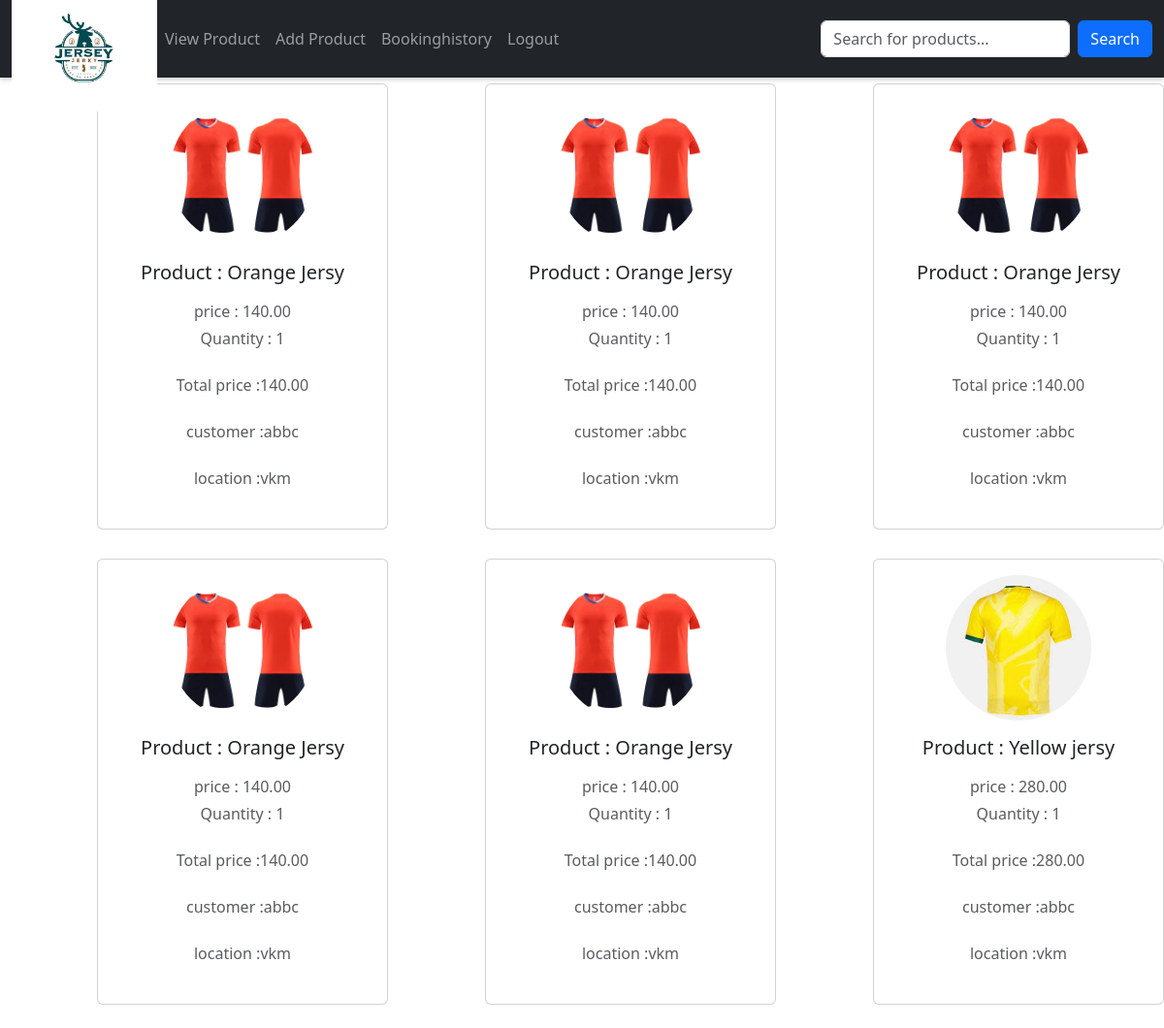
/bookinghistry/ (signed in), run on an earlier commit of the app's database.
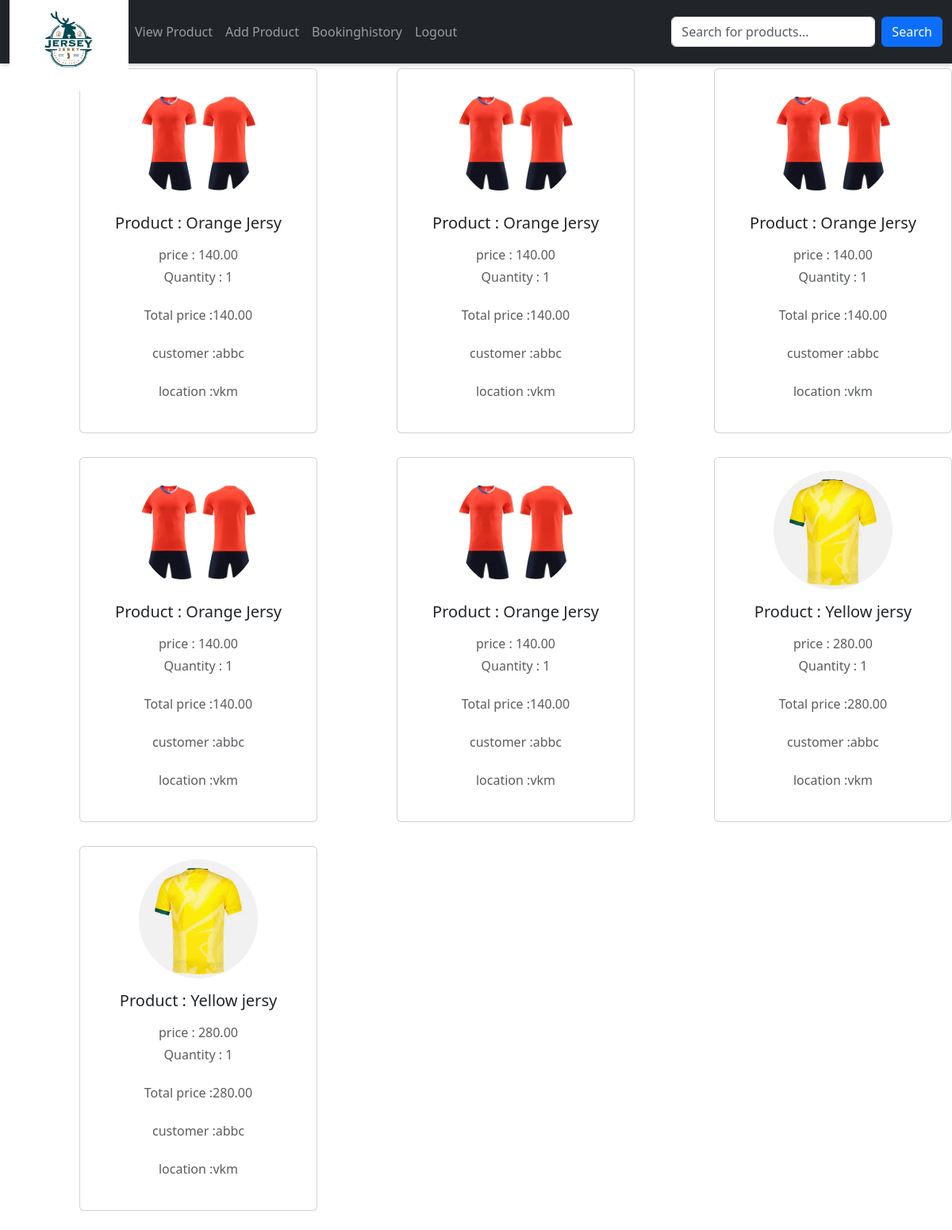
And on a later commit of the database.
### app/models.py (models this page shows, shortened)
class Buy(models.Model):
    product = models.ForeignKey(Product, on_delete=models.CASCADE)
    user = models.ForeignKey(Register, on_delete=models.CASCADE)
    quantity = models.IntegerField()
    date_of_buying = models.TextField()
    price = models.DecimalField(max_digits=10, decimal_places=2)
    color = models.CharField(max_length=50, null=True, blank=True)  # Store color
    sleeve_type = models.CharField(max_length=50, null=True, blank=True)  # Store sleeve type
    DELIVERY_STATUS_CHOICES = [
        ("Pending", "Pending"),
        ("Shipped", "Shipped"),
        ("In Transit", "In Transit"),
        ("Delivered", "Delivered"),
    ]
    delivery_status = models.CharField(
        max_length=20, choices=DELIVERY_STATUS_CHOICES, default="Pending"
    )
    def __str__(self):
        return f"{self.product.name} - {self.color} - {self.sleeve_type} - {self.delivery_status}"

class Product(models.Model):
    shop = models.ForeignKey(Shopreg,on_delete=models.CASCADE)
    name = models.TextField()
    discription = models.TextField()
    price = models.IntegerField()
    category = models.ForeignKey(Category, on_delete=models.CASCADE)
    quantity = models.TextField()
    offerprice = models.IntegerField()
    image = models.FileField()

class Register(models.Model):
    Email = models.EmailField(unique=True)
    name = models.TextField()
    phonenumber = models.IntegerField()
    password = models.TextField()
    location= models.TextField()

### app/views.py (the view)
# urls.py: path('bookinghistry/',views.bookinghistry),
def bookinghistry(req):
    l=[]
    data=Product.objects.filter(shop=get_shop(req))
    for i in data:
        data1=Buy.objects.filter(product=i)
        l.append(data1)
    print(l)
    return render(req,'shop/bookinghistry.html',{'data':l})

### app/views.py (called while the page is built)
def get_shop(req):
    data=Shopreg.objects.get(Email=req.session['shop'])
    return data

### template/shop/bookinghistry.html (shortened to what this page needs)
<!DOCTYPE html>
<html lang="en">
<head>
  <link href="https://cdn.jsdelivr.net/npm/bootstrap@5.3.3/dist/css/bootstrap.min.css" rel="stylesheet">
</head>
<body>
 <nav id="nav" class="navbar navbar-expand-sm navbar-dark bg-dark sticky-top">
  <div class="container-fluid">
    <a href="../viewpro" class="logo">
      <img src="../static/attachment_117648875.jpg" alt="logo" width="150px">
    </a>
    <div class="collapse navbar-collapse" id="mynavbar">
      <ul class="navbar-nav me-auto">
        <li class="nav-item">
          <a class="nav-link"  href="../viewpro">View Product</a>
        </li>
        <li class="nav-item">
          <a class="nav-link" href="../addpro">Add Product</a>
        </li>
        <li class="nav-item">
          <a class="nav-link"  href="../bookinghistry">Bookinghistory</a>
        </li>
        <li class="nav-item">
          <a class="nav-link" href="../logout">Logout</a>
        </li>
      </ul>
      <form class="d-flex" method="get" action="{% url 'pro_search' %}">
        <input class="form-control me-2"  type="text" name="query" placeholder="Search for products...">
        <button class="btn btn-primary" type="submit">Search</button>
      </form>
    </div>
  </div>
</nav>
  {% for i in data %}
  {% for j in i %}
  <div class="card mb-4">
    <div class="card-body text-center">
      <img src="{{j.product.image.url}}" alt="avatar" class="rounded-circle img-fluid" style="width: 150px;height: 150px;">
      <h5 class="my-3">Product : {{j.product.name}}</h5>
      <p class="text-muted mb-1">price : {{j.price}}</p>
      <p class="text-muted mb-4">Quantity : {{j.quantity}}</p>
      <p class="text-muted mb-4">Total price :{{j.price}}</p>
      <p class="text-muted mb-4">customer :{{j.user.name}}</p>
      <p class="text-muted mb-4">location :{{j.user.location}}</p>
    </div>
  </div>
  {% endfor %}
  {% endfor %}
</body>
</html>

What changed in the data, as far as the page shows it:
added Buy: product.image (picture), product.name "Yellow jersy", price "280.00", quantity "1", user.name "abbc", user.location "vkm"
